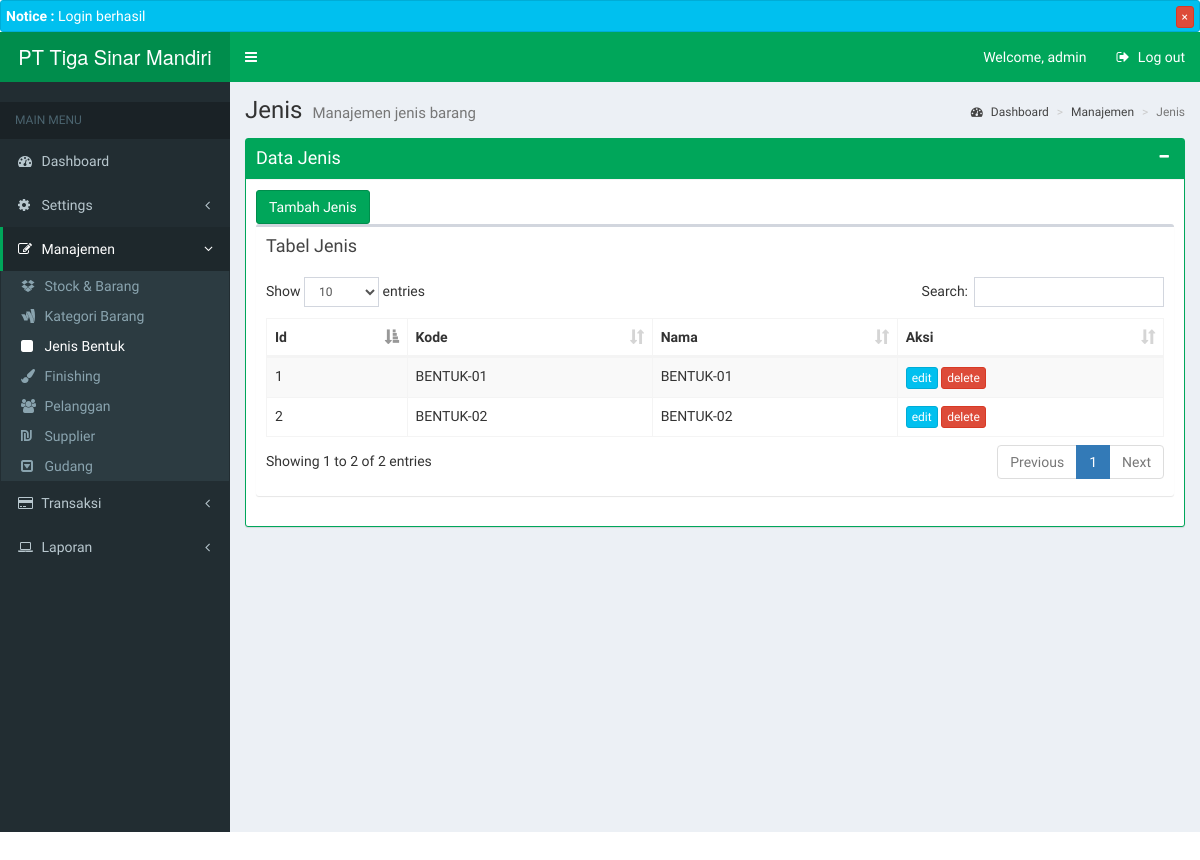
The app's page /dashboard.php?page=jenis&parent=manajemen (signed in) with its own data.
### tables this page shows
CREATE TABLE `tbl_jenis` (
  `id` int(11) NOT NULL,
  `kode` varchar(100) NOT NULL,
  `nama` varchar(100) NOT NULL
);

### model/jenis.php (called while the page is built, shortened)
<?php
class Jenis {
  function get_all_jenis() {
    include "lib/db_config.php";
    $query = "SELECT * FROM tbl_jenis";
    $jenis = $conn->query($query);
    return $jenis;
  }
}
?>

### page/jenis/jenis.php (the view)
<?php
  $category = new Jenis;
  $result = $category->get_all_jenis();
?>
<section class="content-header">
  <h1>
    Jenis
    <small>Manajemen jenis barang</small>
  </h1>
  <ol class="breadcrumb">
    <li><a href="#"><i class="fa fa-dashboard"></i> Dashboard</a></li>
    <li><a href="#">Manajemen</a></li>
    <li class="active">Jenis</li>
  </ol>
</section>
<section class="content">
  <div class="row">
    <div class="col-md-12">
      <div class="box box-success box-solid">
        <div class="box-header with-border">
          <h3 class="box-title">Data Jenis</h3>
          <div class="box-tools pull-right">
            <button type="button" class="btn btn-box-tool" data-widget="collapse"><i class="fa fa-minus"></i>
            </button>
          </div>
        </div>
        <div class="box-body" style="">
          <a href="?page=jenis_tambah&parent=manajemen" class="btn btn-md btn-success"><i></i> Tambah Jenis</a>
          <div class="row">
            <div class="col-md-12">
              <div class="box">
            <div class="box-header">
              <h3 class="box-title">Tabel Jenis</h3>
            </div>
            <div class="box-body">
              <table id="example1" class="table table-bordered table-striped dataTable" role="grid" aria-describedby="example1_info">
                <thead>
                  <tr role="row">
                    <th>Id</th>
                    <th>Kode</th>
                    <th>Nama</th>
                    <th>Aksi</th>
                  </tr>
                </thead>
                <tbody>
                  <?php foreach ($result as $jenis): ?>
                    <tr>
                      <td><?php echo $jenis['id']; ?></td>
                      <td><?php echo $jenis['kode']; ?></td>
                      <td><?php echo $jenis['nama']; ?></td>
                      <td>
                        <a href="?page=jenis_edit&parent=manajemen&id=<?php echo $jenis['id'] ?>" class="btn btn-info btn-xs">edit</a>
                        <a href="?action=jenis_delete_post&id=<?php echo $jenis['id'] ?>" class="btn btn-danger btn-xs" onclick="return confirm('Anda yakin?')">delete</a>
                      </td>
                    </tr>
                  <?php endforeach ?>
                </tbody>
              </table>
            </div>
          </div>
            </div>
          </div>
        </div>
      </div>
    </div>
  </div>
</section>

### records on screen
tbl_jenis: id "1", kode "BENTUK-01", nama "BENTUK-01"
tbl_jenis: id "2", kode "BENTUK-02", nama "BENTUK-02"

### other values on screen
$_SESSION['blue-notice'] "Login berhasil"
$_SESSION['user']->nama "admin"
